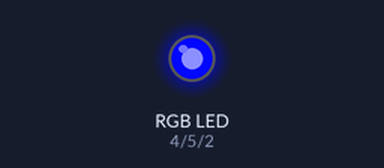
Simulated run of this sketch. Board: ESP8266 (NodeMCU). Parts: an RGB LED mixed from three pins (HIGH = lit).

Above: at 0.15 s.
At 4.65 s:
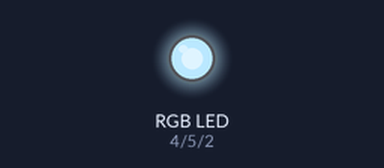
At 9.87 s:
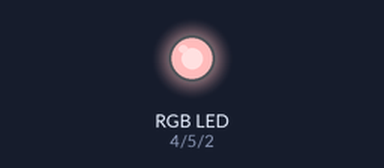
At 19.62 s:
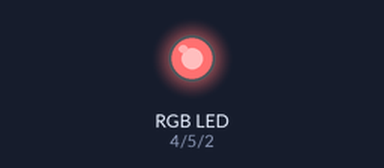
At 29.37 s:
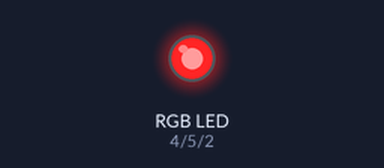
At 38.9 s:
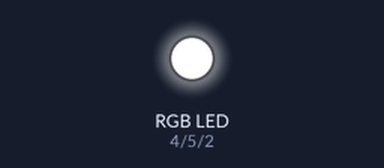
Timing chart, 0 to 40.0 s (numbered marks = the images above):
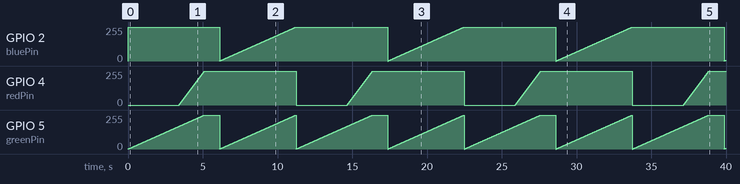

Measured:
- by itself, GPIO 2 (bluePin), GPIO 4 (redPin): ramps from 0/255 to 255/255 and jumps back, once every 11.2 s

The sketch:

Light-Switch.ino
```cpp
int greenPin = 5;
int redPin = 4;
int bluePin = 2;

void setup() {
  // put your setup code here, to run once:

  pinMode(redPin, OUTPUT);
  pinMode(greenPin, OUTPUT);
  pinMode(bluePin, OUTPUT);


  /*
   * range for PWM cycle is 0-255
   * 0% = 0
   * 50% = 127
   */
  analogWriteRange(255);

}

void loop() {
  // put your main code here, to run repeatedly:
  // 0 = LED with full brightness
  digitalWrite(greenPin, HIGH);
  digitalWrite(bluePin, HIGH);
  digitalWrite(redPin, HIGH);


  for (int i = 255; i >= 0; i--) {
    analogWrite(greenPin, 255 - i);
    analogWrite(redPin, 255 - 3 * i);
    delay(20);
  }

  delay(1000);

  for (int j = 255; j >= 0; j--) {
    analogWrite(bluePin, 255 - j);
    analogWrite(greenPin, 255 - j);
    delay(20);
  }

}
```
